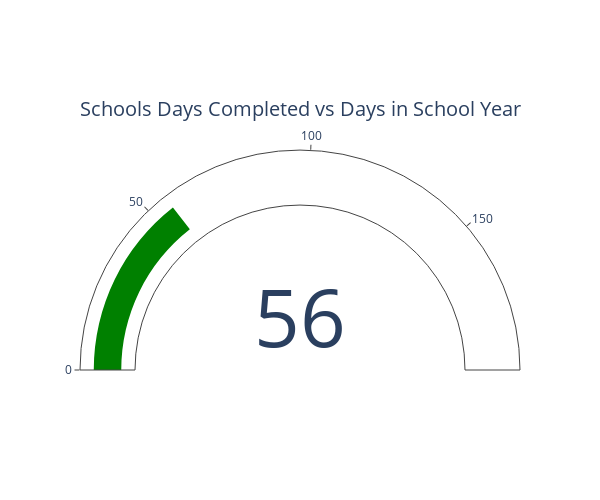

Notebook cell for this chart:
### Markdown cell above
## School Year - Day Gauge

### Code cell
fig = go.Figure(go.Indicator(
    mode = "gauge+number",
    value = df.reported_date.count(),
    title = {'text': "Schools Days Completed vs Days in School Year"},
    domain = {'x': [0, 1], 'y': [0, 1]},
    gauge = {
            'axis': {'visible' : True}
    }
))

fig.update_traces(
    gauge_axis ={
        'range': [0, 194]})

fig.update_layout(
    height = 500, width = 600)

fig.show()

### Figure 1 — Plotly figure (JSON) as saved in the notebook; plotly's stock layout.template omitted (floating-point values rounded to 4 significant figures)
{"data": [{"domain": {"x": [0, 1], "y": [0, 1]}, "gauge": {"axis": {"range": [0, 194], "visible": true}}, "mode": "gauge+number", "title": {"text": "Schools Days Completed vs Days in School Year"}, "type": "indicator", "value": 56}], "layout": {"height": 500, "width": 600}}
